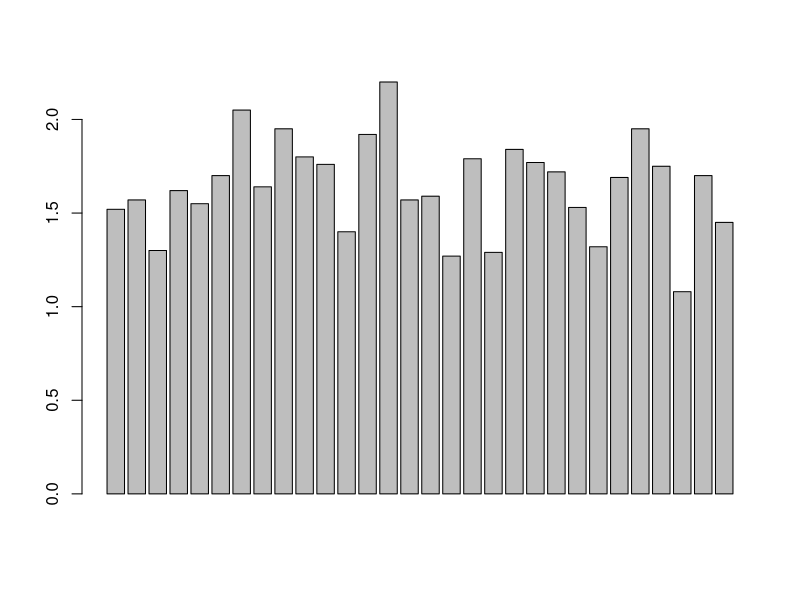
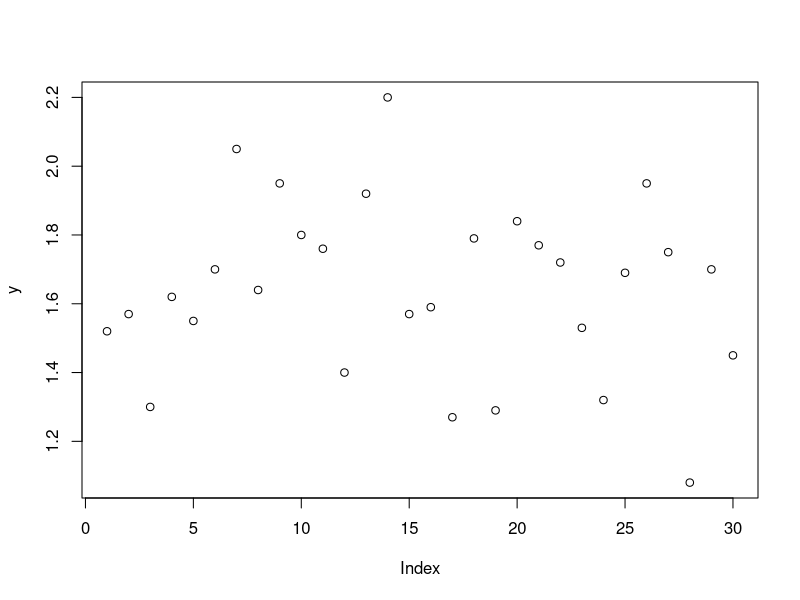
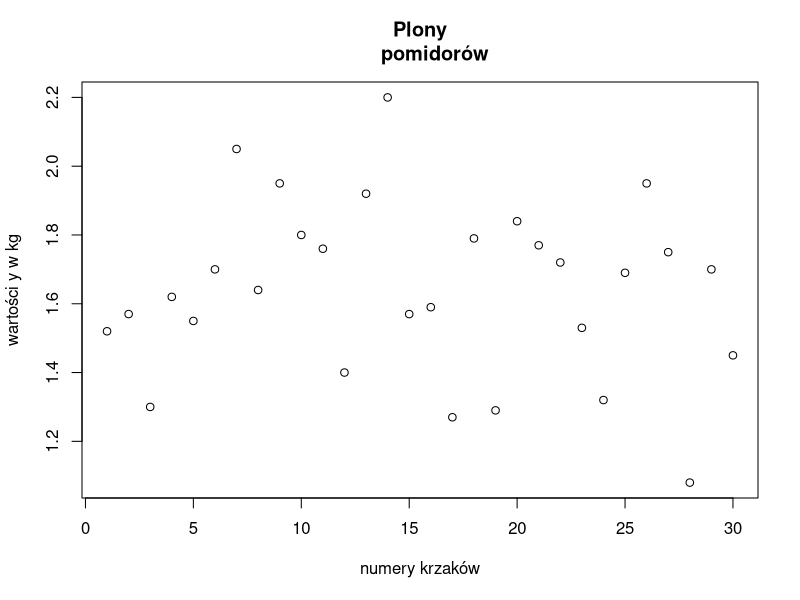
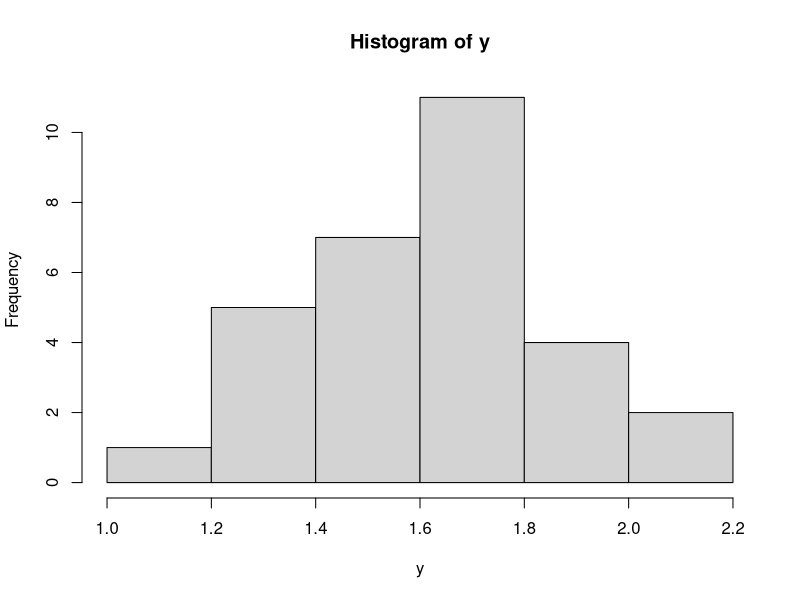
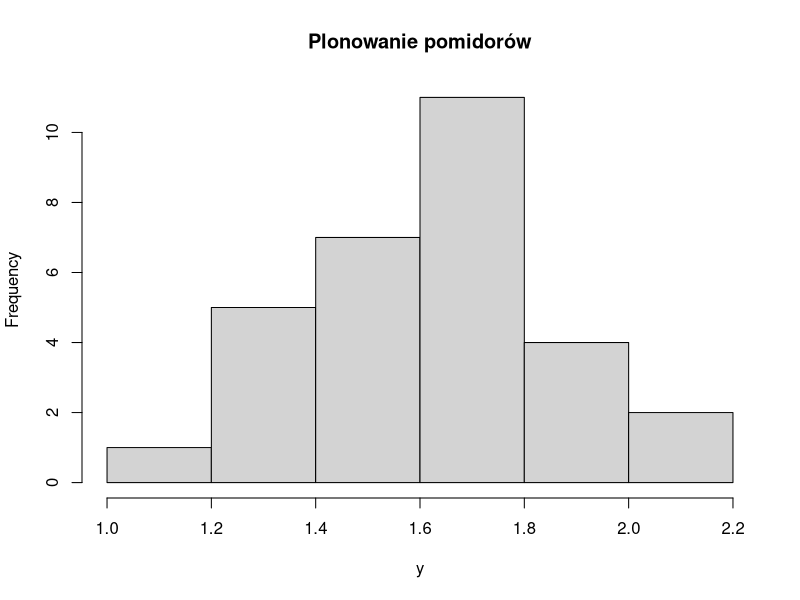
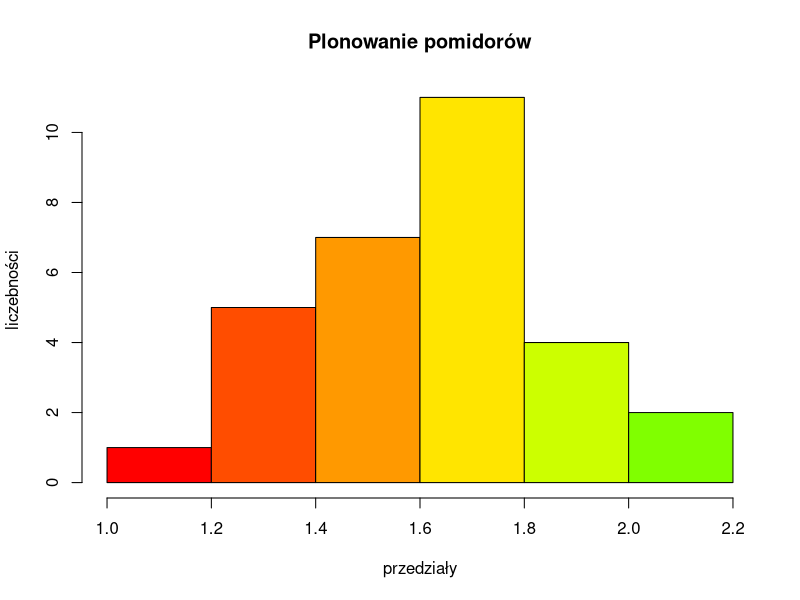
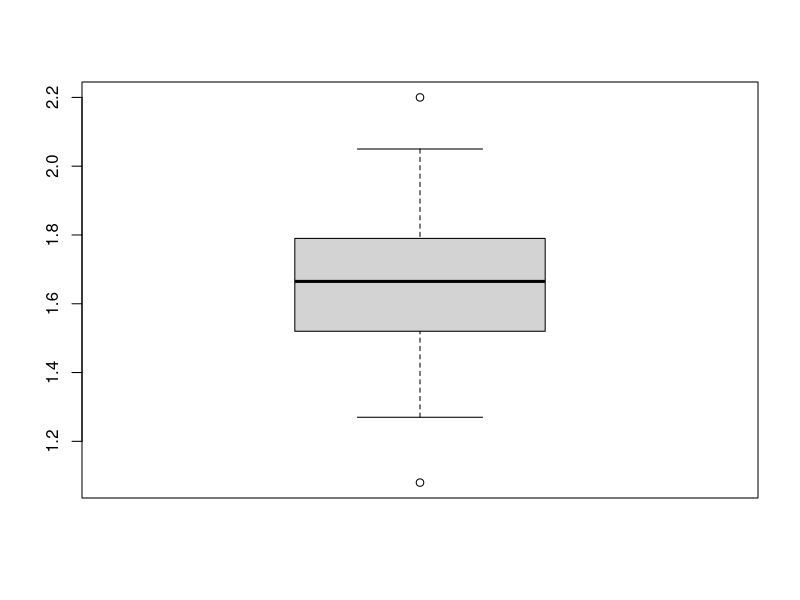
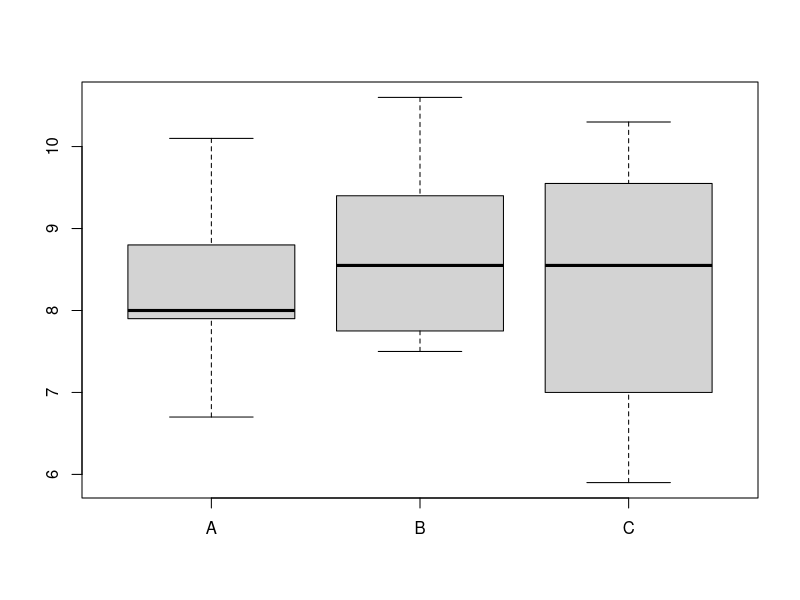

The R script that drew these images, in order:
## ---- chunk 1
#  Przykład 4.1 (Kala 2005, s. 26)
y=c(1.52,1.57,1.30,1.62,1.55,1.70,2.05,1.64,1.95,1.80,1.76,1.40,1.92,2.20,1.57,
1.59,1.27,1.79,1.29,1.84,1.77,1.72,1.53,1.32,1.69,1.95,1.75,1.08,1.70,1.45)
summary(y)  # wyznaczenie wybranych statystyk
barplot(y)  # Rys. 4.1
## ---- chunk 2
plot(y)  # Rys. 4.2
## ---- chunk 3
# xlab - tytuł osi OX, ylab - tytuł osi OY, main - tytuł wykresu
plot(y,xlab="numery krzaków",ylab="wartości y w kg", main="Plony
     pomidorów") # Rys. 4.3
## ---- chunk 4
hist(y)  # Rys. 4.4
## ---- chunk 5
hist(y, main="Plonowanie pomidorów")  # Rys. 4.5
## ---- chunk 6
# col - kolory wykresu
hist(y, col=rainbow(20), xlab="przedziały", ylab="liczebności",
     main="Plonowanie pomidorów") # Rys. 4.6
## ---- chunk 7
boxplot(y) # Rys. 4.7
## ---- chunk 8
# Przykład 4.2 - (Greń 1975, s. 161)
# przygotowanie danych
A = c(6.7,7.3,8.0,8.0,7.9,9.2,10.1,9.2,8.3,8.4,8.0,7.9)
B = c(7.5,7.7,7.7,8.2,8.9,8.9,10.6,10.2,9.4,9.4,8.2,7.8)
C = c(5.9,6.9,7.0,7.0,9.5,9.6,9.6,10.3,8.1,8.5,8.6,8.8)
dane=data.frame(A, B, C)  # tworzenie ramki danych o nazwie "dane"
dane
## ---- chunk 9
boxplot(dane) # Rys. 4.8
## ---- chunk 10
boxplot(dane,main="ABC") # Rys. 4.9
## ---- chunk 11
# Przykład 4.3
x = -10:10  # ustalenie wartości x
x # wyświetlenie zawartości x
y=x^3  # obliczenie wartości y

## ---- chunk 12
plot(x, y)  # Rys. 4.10
## ---- chunk 13
# pch - określenie znaków (symboli) na wykresie
plot(x, y, pch = 1:20) # zmiana wartości argumentu 'pch' -  Rys. 4.11
## ---- chunk 14
plot(x, y, pch = 1:20) # zmiana wartości argumentu 'pch' 
lines(x,y)  # dodanie linii łączących x i y
## ---- chunk 15
plot(x, y)  # wykres x i y
lines(x,y)  # dodanie linii łączących x i y.
abline(h=0)  # dodanie linii poziomej y=0, czyli osi OX
abline(v=0, col="red") # dodanie czerwonej linii pionowej x=0 (oś OY)  - Rys. 4.13
## ---- chunk 16
# Przykład 4.4
# ustalamy wartości x
x = seq(-3*pi, 3*pi, by=0.3)
## ---- chunk 17
# rysujemy funkcję sin(x) - type='l' oznacza linię
plot(x, sin(x), type="l", main="Wykres funkcji sin(x) i cos(x)", col="red") # Rys. 4.14
## ---- chunk 18
plot(x, sin(x), type="l", main="Wykres funkcji sin(x) i cos(x)", col="red")
lines(x, cos(x),  col="blue", type="l")
## ---- chunk 19
# Przykład 4.5 - funkcja 'curve'
# Rys. 4.16
curve(sin, from = -3*pi, to = 3*pi, type = "l", col = "red", xlab="argumenty funkcji", 
      ylab = "wartości funkcji") 
curve(cos, from = -3*pi, to = 3*pi, type = "b", col = "blue", add = T)
title(main="Wykres funkcji y=sin(x) i y=cos(x)")
